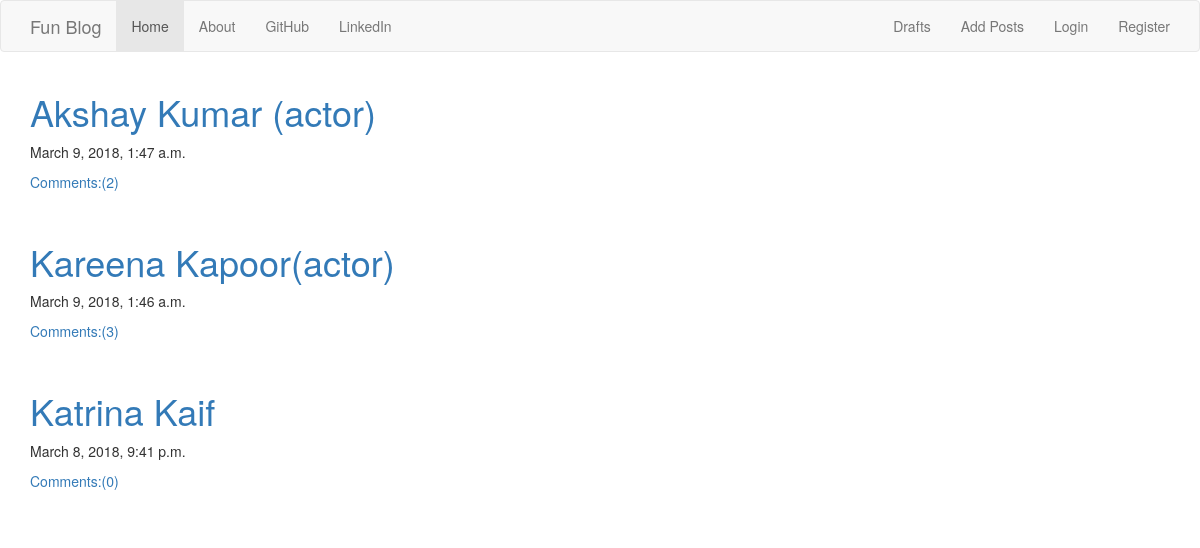
The page / on the database its author committed.
### blog/models.py (models this page shows, shortened)
class Post(models.Model):
    author = models.ForeignKey('auth.User')
    title = models.CharField(max_length=250)
    text = models.TextField()
    created_date = models.DateTimeField(default=timezone.now)
    published_date = models.DateTimeField(blank=True, null=True)
    def approve_comments(self):
        return self.comments.filter(approved_comment = True)

### blog/views.py (the view)
# urls.py: url(r'^$', views.PostView.as_view(), name='index'),
class PostView(ListView):
    model = Post
    context_object_name = 'all_posts'
    def get_queryset(self):
        return Post.objects.filter(published_date__lte=timezone.now()).order_by('-published_date')

### blog/templates/blog/post_list.html
{% extends 'blog/base.html' %}
{% block body %}
{% for post in all_posts %}
<h1><a href="{% url 'blog:detail' post.id %}">{{post.title}}</a></h1>
<p>{{post.published_date}}</p>
<p><a href="{% url 'blog:detail' post.id %}">Comments:({{post.approve_comments.count}})</a></p><br>
{% endfor %}
{% endblock %}

### rows shown on the page
Post: title "Akshay Kumar (actor)", published_date "March 9, 2018, 1:47 a.m.", approve_comments.count "2"
Post: title "Kareena Kapoor(actor)", published_date "March 9, 2018, 1:46 a.m.", approve_comments.count "3"
Post: title "Katrina Kaif", published_date "March 8, 2018, 9:41 p.m.", approve_comments.count "0"
